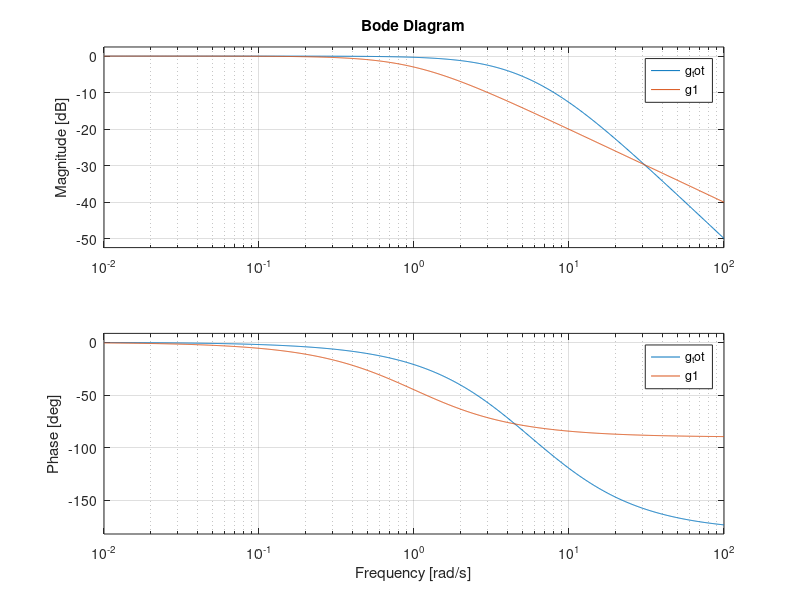

Here is the MATLAB script that generated this plot:
pkg load control

close all

R = 1;
C = 1;

s = tf('s');
Xc = 1/(s*C);

g1 = Xc / (R+Xc);


u = 0.5;
i = 0;
for n=0:1
	i = i + u/Xc;
	u = i * (0.25*R + Xc);
end

g_tot = 1/u;
g_tot
bode(g_tot, g1)
